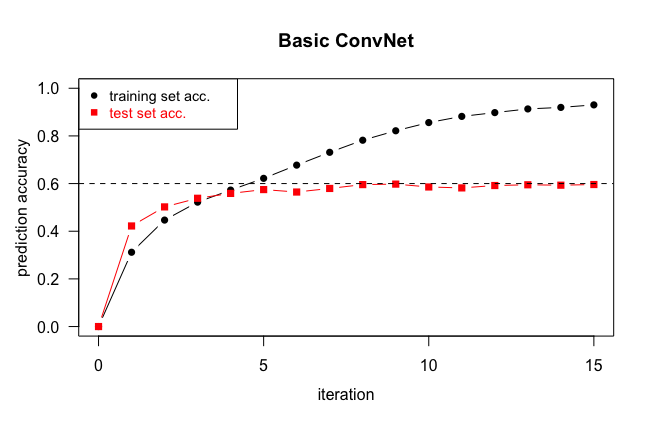

Write R code to recreate this figure.
#set up data
epochs       =  seq(0, 15, 1)

conv_acc     = c(0, 0.3118, 0.4468, 0.5221, 0.5727, 0.6219, 
                0.6774, 0.7312, 0.7819, 0.8216, 0.8560, 0.8819,
                0.8978, 0.9132, 0.9196, 0.9302)

conv_val_acc = c(0, 0.4221, 0.5021, 0.5383, 0.5587, 0.5748, 0.5645,
                 0.5795, 0.5957, 0.5977, 0.5857, 0.5818, 0.5918,
                 0.5949, 0.5932, 0.5960)


dev.off()
par(bg ='transparent')
plot(epochs, conv_acc, pch = 16, axes = FALSE, ylim = c(0, 1), xlab = '', ylab = '', 
     type = 'b',col = 'black', main = 'Basic ConvNet')
lines(epochs, conv_val_acc, pch = 15,  xlab = '', type = 'b', col = 'red')
abline(h = 0.6, lty = 2)
axis(2, ylim = c(0,1), col = 'black', las = 1)  ## las = 1 for horizontal labels
axis(1, ylim = epochs)
mtext('prediction accuracy', side = 2, line = 2.5)
mtext('iteration', side = 1, line = 2.5)
box()
## Add Legend
legend('topleft', 
       legend = c('training set acc.', 'test set acc.'),
       text.col = c('black','red'),
       pch = c(16,15),
       col = c('black','red'), 
       cex = 0.9)




######### For VGG- Finetuning #############
epochs      = seq(0,16,1)

vgg_acc     = c(0, 0.2372, 0.2513, 0.2513, 0.2513, 0.2512, 0.2648, 
           0.3138, 0.3925, 0.4529, 0.4896, 0.5257, 0.5586, 
           0.5822, 0.6138, 0.6520, 0.6893)

vgg_val_acc = c(0, 0.2494, 0.2494, 0.2494, 0.2494, 0.2544, 0.2967,
            0.3447, 0.4394, 0.4533, 0.4876, 0.5007, 0.5104, 0.5227,
            0.5283, 0.5383, 0.5180)

dev.off()
par(bg ='transparent')
plot(epochs, vgg_acc, pch = 16, axes = FALSE, ylim = c(0, 1), xlab = '', ylab = '', 
     type = 'b',col = 'black', main="Finetuning on VGGface")
lines(epochs, vgg_val_acc, pch = 15,  xlab = '', type = 'b', col = 'red')
abline(h = 0.6, lty = 2)
axis(2, ylim = c(0,1), col = 'black', las = 1)  ## las = 1 for horizontal labels
axis(1, ylim = epochs)
mtext('prediction accuracy', side = 2, line = 2.5)
mtext('iteration', side = 1, line = 2.5)
box()
## Add Legend
legend('topleft', 
       legend = c('training set acc.', 'test set acc.'),
       text.col = c('black','red'),
       pch = c(16,15),
       col = c('black','red'), 
       cex = 0.9)
